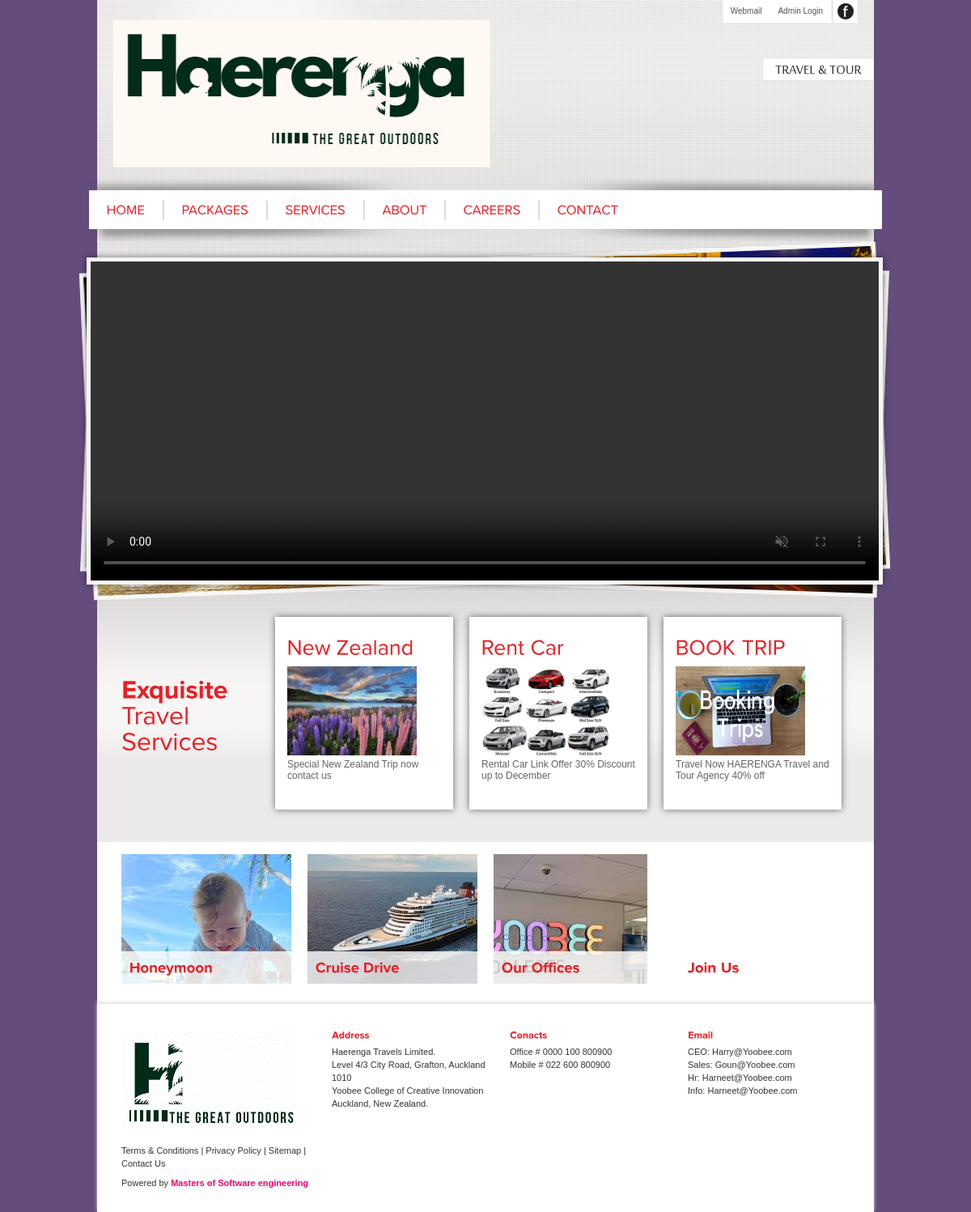
The page / on the database its author committed.
### tables this page shows
CREATE TABLE pages (
  page_id int(100) NOT NULL auto_increment,
  title varchar(100) NOT NULL,
  description text NOT NULL,
  page_type varchar(100) NOT NULL,
  picture varchar(100) NOT NULL,
  date timestamp NOT NULL default CURRENT_TIMESTAMP,
  PRIMARY KEY  (page_id)
);

### index.php (the view)
<!DOCTYPE html PUBLIC "-//W3C//DTD XHTML 1.0 Strict//EN" "http://www.w3.org/TR/xhtml1/DTD/xhtml1-strict.dtd">
<html xmlns="http://www.w3.org/1999/xhtml">
<head>
    <?php require('inc_head.php'); ?>
</head>
<body>
    <div class="wrapper">
        <?php require('inc_top.php'); ?>
        <?php include('inc_menu.php'); ?>
        <?php include('inc_home_slider.php'); ?>
        <div class="main_content">
            <h1><strong>Exquisite </strong>Travel Services</h1>
            <div>
                <?php
                include("admin/connection/connection.php");
                $sql = mysqli_query(
                    $con,
                    "SELECT * FROM pages WHERE page_type='news' order by page_id desc LIMIT 0,3 "
                ) or die(mysqli_error($con));
                while ($resultP = mysqli_fetch_array($sql)) { ?>
                    <div class="col">
                        <h2><?php echo $resultP['title']; ?></h2>
                        <p><img src="admin/uploaded/<?php echo $resultP['picture']; ?>" width="160" height="110"></p>
                        <?php echo $resultP['description']; ?></p>
                    </div>
                <?php } ?>
            </div>
        </div>
        <div class="main_actions">
            <a href="javascript:;" class="honeymoon"><span>Honeymoon</span></a>
            <a href="javascript:;" class="cruise-drive"><span>Cruise Drive</span></a>
            <a href="javascript:;" class="our-offices"><span>Our Offices</span></a>
            <a href="javascript:;" class="facebook last"><span>Join Us</span></a>
        </div>
        <?php include('inc_footer.php'); ?>
    </div>
</body>
</html>

### assets/styles/style.css (style rules this page uses)
* { margin: 0; padding: 0; }
html { overflow: -moz-scrollbars-vertical; }
body { color: #646464; font: normal 12px "Verdana", sans-serif; background-color: #644C7C; text-align: center; }
a, a:hover { color: #646464; text-decoration: none; outline: none; }
.wrapper { width: 960px; background: url('../../media/wrapper-bg.gif') repeat-x #ebeae8; margin: 0 auto; text-align: left; }
.main_content { overflow: hidden; width: 900px; padding: 20px 30px 40px; }
.main_content h1 { float: left; width: 160px; padding: 75px 20px 0 0; color: #ed1c24; font-size: 32px; font-weight: normal; line-height: 24px; }
.main_content h2 { font-size: 26px; color: #ed1c24; line-height: 18px; font-weight: normal; margin-bottom: 10px; }
.main_content p { line-height: 18px; font-size: 14px; margin-top: 10px; }
.main_content .col { float: left; width: 190px; padding: 25px 15px; margin: 0 10px; box-shadow: 0 0 8px #676767; -moz-box-shadow: 0 0 8px #676767; -webkit-box-shadow: 0 0 8px #676767; background-color: #fff; }
.main_actions { overflow: hidden; width: 900px; padding: 15px 30px 25px; background-color: #fff; }
.main_actions a { float: left; width: 210px; height: 40px; padding-top: 120px; margin-right: 20px; line-height: 40px; background-repeat: no-repeat; color: #ed1c24; font-size: 18px; font-weight: bold; }
.main_actions a span { display: block; background-color: rgba(255,255,255,0.80); padding: 0 10px; }
.main_actions a.honeymoon { background-image: url('../../media/honeymoon.jpg'); }
.main_actions a.cruise-drive { background-image: url('../../media/cruise-drive.jpg'); }
.main_actions a.our-offices { background-image: url('../../media/our-offices.jpg'); }
.main_actions a.facebook { background-image: url('../../media/facebook.jpg'); }
.main_actions a.last { margin: 0; }

### rows shown on the page
pages: picture (picture), description "Special New Zealand Trip now contact us"
pages: picture (picture), description "Rental Car Link Offer 30% Discount up to December"
pages: picture (picture), description "Travel Now HAERENGA Travel and Tour Agency 40% off"
